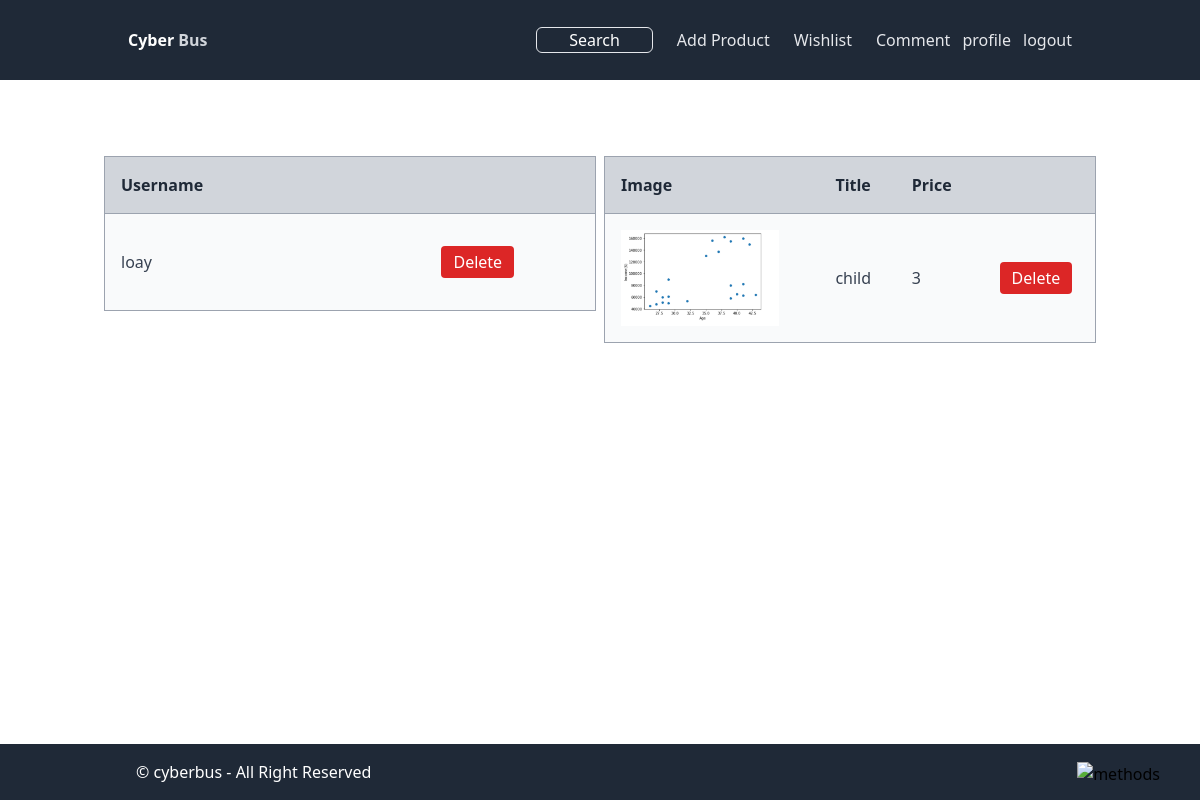
Before: /admin (signed in) with the older database file.
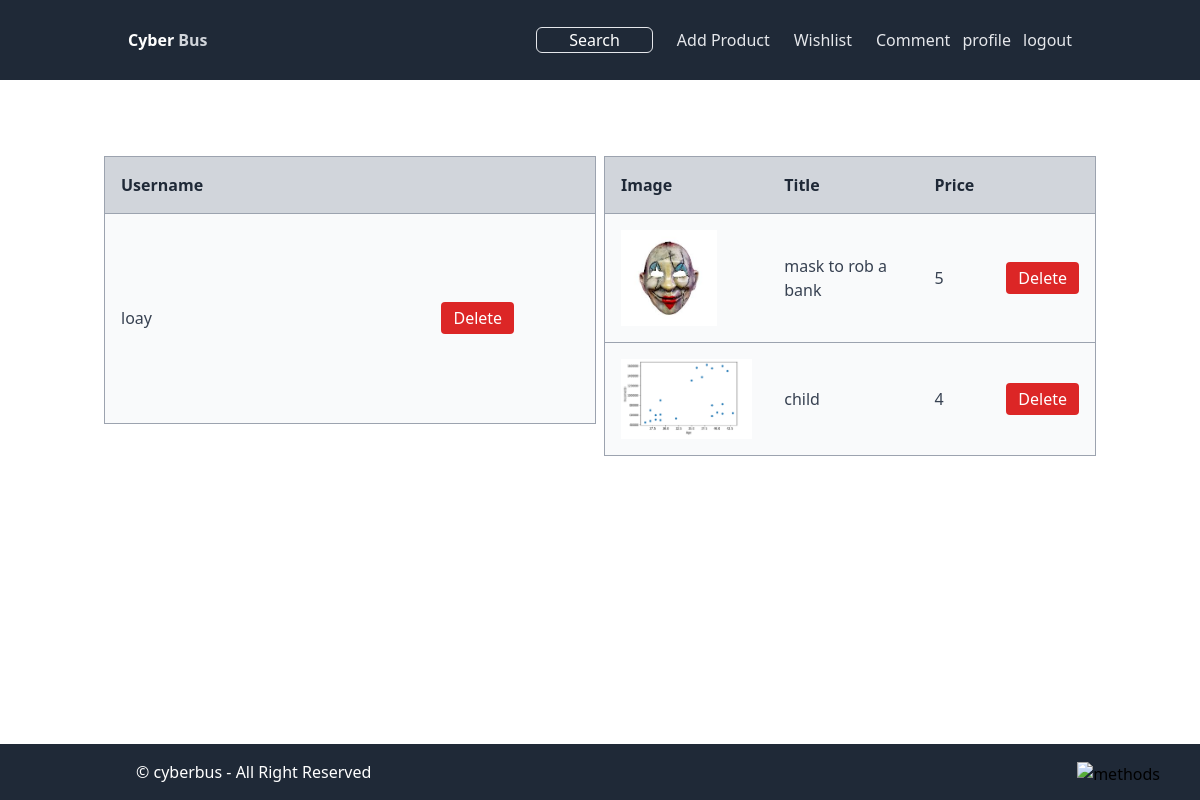
After: the same page with the newer database file.
### tables this page shows
CREATE TABLE products (
                id INTEGER PRIMARY KEY AUTOINCREMENT,
                img TEXT NOT NULL,
                title TEXT NOT NULL,
                price INTEGER NOT NULL
            );

### app.py (the view)
@app.route('/admin', methods=['GET', 'POST'])
def admin_panel():
    if 'username' in session:
        if session['username'] == 'admin':
            users = db.get_all_users(userdb_connection)
            products = db.get_all_products(productdb_connection)
            return render_template('panel.html', users = users, products = products)
        else:
            return f"Welcome, {session['username']}!"
    return "You are not logged in"

### db.py (called while the page is built)
def get_all_users(connection):
    cursor = connection.cursor()
    cursor.execute('''
        SELECT username FROM users
    ''')
    users = cursor.fetchall()
    return [{"username": user[0]} for user in users]

def get_all_products(connection):
    cursor = connection.cursor()
    cursor.execute('''
        SELECT * FROM products
    ''')
    products = cursor.fetchall()
    return products

### templates/panel.html (shortened to what this page needs)
{% extends "layout.html" %}
{% block content %}
<div class="container mx-auto px-4 py-8 flex gap-2 md:flex-row flex-col">
    <table class="w-1/2 border-collapse border border-gray-400 mb-8 bg-gray-50">
        <thead class="bg-gray-300 text-gray-800">
            <tr>
                <th class="p-4 border-b border-gray-400 text-left">Username</th>
                <th class="p-4 border-b border-gray-400 text-left"></th>
            </tr>
        </thead>
        <tbody class="text-gray-700">
            {% for user in users %}
            <tr>
                <td class="p-4 border-b border-gray-400">{{ user.username }}</td>
                <td class="p-4 border-b border-gray-400 text-center">
                    <form action="{{ url_for('delete_user') }}" method="POST" style="display:inline;">
                        <button type="submit" class="bg-red-600 text-white py-1 px-3 rounded hover:bg-red-500">Delete</button>
                    </form>
                </td>
            </tr>
            {% else %}
            <tr>
                <td colspan="2" class="p-4 text-center">No users found.</td>
            </tr>
            {% endfor %}
        </tbody>
    </table>
    <table class="w-1/2 border-collapse border border-gray-400 bg-gray-50">
        <thead class="bg-gray-300 text-gray-800">
            <tr>
                <th class="p-4 border-b border-gray-400 text-left">Image</th>
                <th class="p-4 border-b border-gray-400 text-left">Title</th>
                <th class="p-4 border-b border-gray-400 text-left">Price</th>
                <th class="p-4 border-b border-gray-400 text-left"></th>
            </tr>
        </thead>
        <tbody class="text-gray-700">
            {% for product in products %}
            <tr>
                <td class="p-4 border-b border-gray-400">
                    <img src="{{ url_for('static', filename='uploads/' + product[1]) }}" alt="{{ product[2] }}" class="max-w-24 max-h-24">
                </td>
                <td class="p-4 border-b border-gray-400">{{ product[2] }}</td>
                <td class="p-4 border-b border-gray-400">{{ product[3] }}</td>
                <td class="p-4 border-b border-gray-400 text-center">
                    <form action="{{ url_for('delete_product') }}" method="POST" style="display:inline;">
                        <button type="submit" class="bg-red-600 text-white py-1 px-3 rounded hover:bg-red-500">Delete</button>
                    </form>
                </td>
            </tr>
            {% else %}
            <tr>
                <td colspan="4" class="p-4 text-center">No products found.</td>
            </tr>
            {% endfor %}
        </tbody>
    </table>
</div>
{% endblock %}

Changed rows visible on the page:
added products: img (picture), title "mask to rob a bank", price "5"
changed products "child": price "3" → "4"
